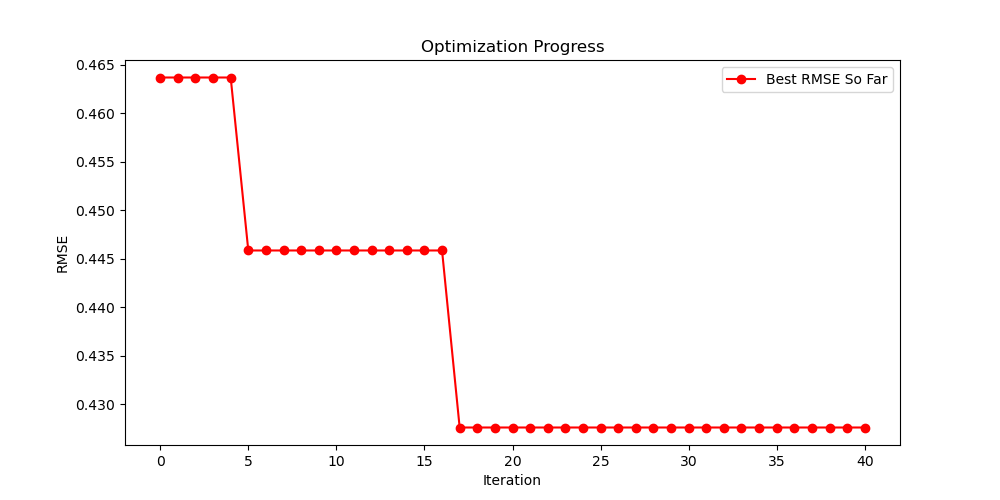

Generate this figure with Python:
import pandas as pd
import numpy as np
from skopt import gp_minimize
from skopt.space import Real, Integer
from skopt.utils import use_named_args
from skopt.plots import plot_convergence
import matplotlib.pyplot as plt
from gplearn.genetic import SymbolicRegressor
from sklearn.metrics import mean_squared_error
from sklearn.model_selection import train_test_split
from skopt import Optimizer
from joblib import Parallel, delayed
import time
import os
from datetime import datetime
import csv

no_iterations = 40
no_samples_per_iter = 25
n_initial_points = 200
file_name = "./Nd_rp650"

parsimony_coefficient = 0.005


print(f"file name: {file_name}")

data = pd.read_excel("./Nd_rp650.xlsx",sheet_name=0)
data = data.fillna(0)
x = data.values[:,1:-1]
y = data.values[:,-1]

feature_names = data.columns.values[1:-1]

# magic code to let skopt working with modern version of numpy
np.int = int

# Adjust the space definition to match your problem's specific needs
space = [
    # Integer(5000, 10000, name='population_size'),
    Integer(50, 100, name='generations'),
    Integer(10, 1000, name='tournament_size'),
    # sum should be less than 1
    Real(0.1, 0.7, name='p_crossover'),
    Real(0.01, 0.1, name='p_subtree_mutation'),
    Real(0.01, 0.1, name='p_hoist_mutation'),
    Real(0.01, 0.1, name='p_point_mutation'),
    # end of sum
    Real(0.01, 0.1, name='p_point_replace'),
]

# Define fixed parameters
fixed_params = {
    'population_size': 10000,
    'feature_names': feature_names,
    'random_state': 0,
    'metric': 'rmse',
    'parsimony_coefficient': parsimony_coefficient,
    'max_samples': 1,
    'stopping_criteria': 0.3,
    'function_set': ('add', 'sub', 'mul', 'div', 'neg'),
    'const_range': (-9.0, 9.0),
}

# Objective function adjustment to return a tuple
def objective_function(params):
    all_params = {**params, **fixed_params}  
    est_gp = SymbolicRegressor(**all_params)
    est_gp.fit(x, y.reshape(-1))
    y_pred = est_gp.predict(x)
    rmse = mean_squared_error(y, y_pred, squared=False)
    return rmse, est_gp._program

opt = Optimizer(dimensions=space, base_estimator="GP", n_initial_points=n_initial_points, random_state=0, n_jobs=-1)

# Placeholder for storing scores to display progress
scores_history = []
best_scores = []
models_all = []

##################
current_time_formatted = datetime.now().strftime("%m-%d %H:%M:%S")
print(f"Timestamp: {current_time_formatted}")
# Initialize the optimizer with the defined space
print(f"Starting initialization with no_iterations: {no_iterations}, no_samples_per_iter: {no_samples_per_iter}, n_initial_points: {n_initial_points}")
start_time = time.time()  # Start time of the initialize

suggested_points = opt.ask(n_points=n_initial_points)  # Points for parallel evaluation

# Evaluate in parallel
results = Parallel(n_jobs=no_samples_per_iter)(
    delayed(objective_function)(dict(zip([dim.name for dim in space], point))) for point in suggested_points
)
scores, models = zip(*results)  # This unpacks the list of tuples

opt.tell(suggested_points, scores)

# Update scores history
scores_history.extend(scores)
models_all.extend(models)

# Update best score so far
current_best_score = min(scores_history)
best_scores.append(current_best_score)

end_time = time.time()  # End time of the initialize
elapsed_time = end_time - start_time  # Calculate elapsed time for the initialize
print(f"Finished initialization, time taken: {elapsed_time:.2f} seconds")
##################

# Perform optimization with dynamic updates
for n in range(no_iterations):  # Total number of iterations
    print(f"Starting iteration {n+1}/{no_iterations}")
    current_time_formatted = datetime.now().strftime("%m-%d %H:%M:%S")
    print(f"Timestamp: {current_time_formatted}")
    start_time = time.time()  # Start time of the iteration

    suggested_points = opt.ask(n_points=no_samples_per_iter)  # Points for parallel evaluation

    # Evaluate in parallel
    results = Parallel(n_jobs=no_samples_per_iter)(
        delayed(objective_function)(dict(zip([dim.name for dim in space], point))) for point in suggested_points
    )
    scores, models = zip(*results) 

    opt.tell(suggested_points, scores)

    # Update scores history
    scores_history.extend(scores)
    models_all.extend(models)

    # Update best score so far
    current_best_score = min(scores_history)
    best_scores.append(current_best_score)

    # Timing
    end_time = time.time()  # End time of the iteration
    elapsed_time = end_time - start_time  # Calculate elapsed time for the iteration

    # Print the best so far and the time taken
    print(f"Iteration {n+1}/{no_iterations}: Best RMSE so far: {current_best_score:.4f}, Time taken: {elapsed_time:.2f} seconds")


# Save the final plot
plt.figure(figsize=(10, 5))
plt.plot(best_scores, 'o-', color='red', label='Best RMSE So Far')
plt.title('Optimization Progress')
plt.xlabel('Iteration')
plt.ylabel('RMSE')
plt.legend()
plt.savefig(f'{file_name}.png')
plt.close()
print(f"Saved plot to {file_name}.png")
# Initialize a list to store the output results
output_results = []
# Prepare data for CSV
csv_data = [("Rank", "RMSE", "Length", "Model Equation")]

# Identify the top 20 results based on RMSE scores
top_indices = np.argsort(opt.yi)

# Train and evaluate SymbolicRegressor for each top parameter set
for rank, index in enumerate(top_indices, start=1):
    model = models_all[index]
    rmse = scores_history[index]
    output_results.append(f"Rank {rank}, RMSE: {rmse:.4f}, Length: {model.length_}, Model Equation: {model}")
    # Prepare data row for CSV
    csv_data.append((rank, f"{rmse:.4f}", model.length_, str(model)))
    
    if rank < 20:
        print((f"Rank {rank}, RMSE: {rmse:.4f}, Length: {model.length_}, Model Equation: {model}"))

# Save the output results to a text file
with open(f'{file_name}.txt', 'w') as file:
    for result in output_results:
        file.write(result + "\n")

print(f"Saved results to {file_name}.txt")

# Save the results to a CSV file
with open(f'{file_name}.csv', mode='w', newline='') as file:
    writer = csv.writer(file)
    writer.writerows(csv_data)

print(f"Saved results to {file_name}.csv")
